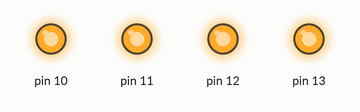
Bench run of a sketch on a simulated Arduino Uno, built with avr-gcc and run on an emulated ATmega328P. Shown: output pins drawn as LEDs (lit = HIGH).

Above: at 0.2 s.
At 1.7 s:
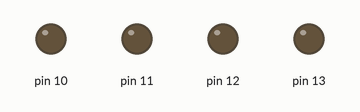
Timing chart, 0 to 3.0 s (numbered marks = the images above):
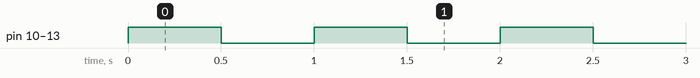

Measured:
- by itself, pin 10–13: alternates HIGH for 0.50 s and LOW for 0.50 s

The sketch:

led_Traingle.ino
```cpp
void setup() {
  for(int i=10; i<=13; i++){ pinMode(i, OUTPUT); }

}

void loop() {
  for(int i=10; i<=13; i++){ digitalWrite(i, HIGH); }
  delay(500);
  for(int i=10; i<=13; i++){ digitalWrite(i, LOW); }
  delay(500);

}
```
